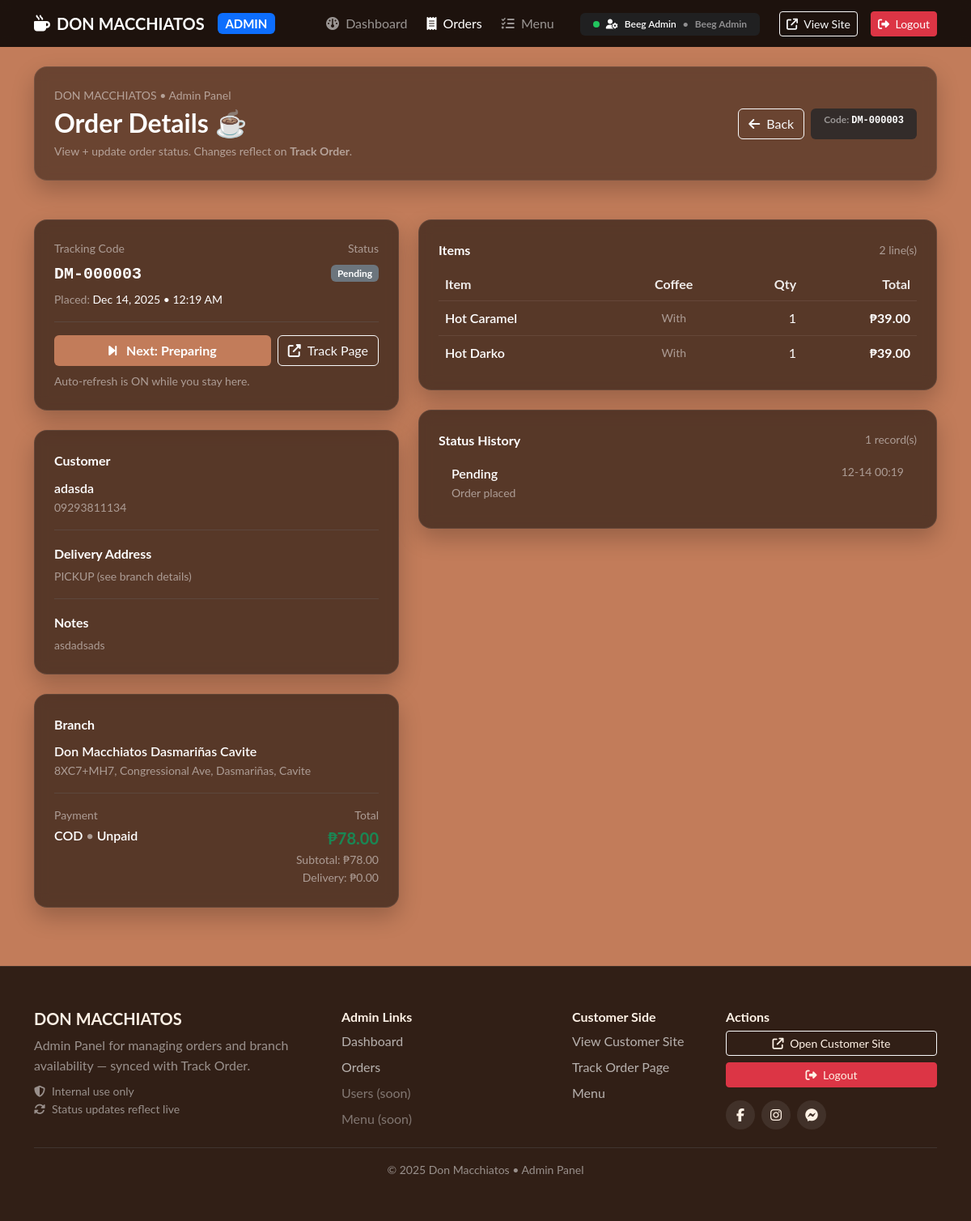
The app's page /admin/order-view.php?order_id=3 (signed in) with its own data.
### tables this page shows
CREATE TABLE `orders` (
  `order_id` bigint UNSIGNED NOT NULL,
  `order_code` varchar(30) NOT NULL,
  `branch_id` int UNSIGNED NOT NULL,
  `customer_name` varchar(120) NOT NULL,
  `customer_phone` varchar(50) NOT NULL,
  `fulfillment_mode` enum('pickup','delivery') NOT NULL DEFAULT 'pickup',
  `delivery_address` varchar(255) NOT NULL,
  `notes` varchar(255) DEFAULT NULL,
  `status` enum('pending','preparing','out_for_delivery','completed','cancelled') NOT NULL DEFAULT 'pending',
  `cancel_reason` varchar(255) DEFAULT NULL,
  `cancelled_by` int UNSIGNED DEFAULT NULL,
  `cancelled_at` datetime DEFAULT NULL,
  `subtotal` decimal(10,2) NOT NULL DEFAULT '0.00',
  `delivery_fee` decimal(10,2) NOT NULL DEFAULT '0.00',
  `total_amount` decimal(10,2) NOT NULL DEFAULT '0.00',
  `created_at` datetime NOT NULL DEFAULT CURRENT_TIMESTAMP,
  `updated_at` datetime NOT NULL DEFAULT CURRENT_TIMESTAMP ON UPDATE CURRENT_TIMESTAMP
);

CREATE TABLE `branches` (
  `branch_id` int UNSIGNED NOT NULL,
  `name` varchar(150) NOT NULL,
  `address` varchar(255) NOT NULL,
  `plus_code` varchar(50) DEFAULT NULL,
  `phone` varchar(50) DEFAULT NULL,
  `facebook_url` varchar(255) DEFAULT NULL,
  `lat` decimal(10,7) DEFAULT NULL,
  `lng` decimal(10,7) DEFAULT NULL,
  `map_embed` mediumtext,
  `hours_json` json DEFAULT NULL,
  `is_active` tinyint(1) NOT NULL DEFAULT '1',
  `created_at` datetime NOT NULL DEFAULT CURRENT_TIMESTAMP,
  `updated_at` datetime NOT NULL DEFAULT CURRENT_TIMESTAMP ON UPDATE CURRENT_TIMESTAMP
);

CREATE TABLE `payments` (
  `payment_id` bigint UNSIGNED NOT NULL,
  `order_id` bigint UNSIGNED NOT NULL,
  `method` enum('cod','paymongo') NOT NULL DEFAULT 'cod',
  `status` enum('unpaid','paid','failed','refunded') NOT NULL DEFAULT 'unpaid',
  `provider_ref` varchar(80) DEFAULT NULL,
  `paid_at` datetime DEFAULT NULL,
  `created_at` datetime NOT NULL DEFAULT CURRENT_TIMESTAMP
);

CREATE TABLE `order_items` (
  `order_item_id` bigint UNSIGNED NOT NULL,
  `order_id` bigint UNSIGNED NOT NULL,
  `product_id` int UNSIGNED NOT NULL,
  `item_name` varchar(150) NOT NULL,
  `unit_price` decimal(10,2) NOT NULL DEFAULT '39.00',
  `qty` int NOT NULL DEFAULT '1',
  `with_coffee` tinyint(1) NOT NULL DEFAULT '1',
  `line_total` decimal(10,2) NOT NULL DEFAULT '0.00'
);

CREATE TABLE `order_status_history` (
  `history_id` bigint UNSIGNED NOT NULL,
  `order_id` bigint UNSIGNED NOT NULL,
  `status` enum('pending','preparing','out_for_delivery','completed','cancelled') NOT NULL,
  `note` varchar(255) DEFAULT NULL,
  `changed_by` int UNSIGNED DEFAULT NULL,
  `changed_at` datetime NOT NULL DEFAULT CURRENT_TIMESTAMP
);

### admin/includes/admin-helpers.php (called while the page is built, shortened)
<?php
if (!function_exists('h')) {
  function h($s) {
    return htmlspecialchars((string)$s, ENT_QUOTES, 'UTF-8');
  }
}
if (!function_exists('money')) {
  function money($n) {
    return number_format((float)$n, 2);
  }
}
if (!function_exists('statusNice')) {
  function statusNice($s) {
    return ucwords(str_replace('_', ' ', (string)$s));
  }
}
if (!function_exists('badge')) {
  function badge($status) {
    return match((string)$status) {
      'completed'        => 'bg-success',
      'out_for_delivery' => 'bg-primary',
      'preparing'        => 'bg-warning text-dark',
      'cancelled'        => 'bg-danger',
      default            => 'bg-secondary',
    };
  }
}
if (!function_exists('nextStatus')) {
  function nextStatus($s) {
    return match((string)$s) {
      'pending'          => 'preparing',
      'preparing'        => 'out_for_delivery',
      'out_for_delivery' => 'completed',
      default            => null,
    };
  }
}
if (!function_exists('fmtDT')) {
  function fmtDT($dt) {
    $ts = strtotime($dt);
    return $ts ? date("M d, Y • g:i A", $ts) : (string)$dt;
  }
}

### admin/partials/order-view-wrapper.php (the view, shortened to what this page needs)
<div class="row g-4">
  <div class="col-lg-5">
    <div class="panel-card rounded-4 p-4 mb-4">
      <div class="d-flex justify-content-between align-items-start gap-2">
        <div>
          <div class="small text-white-50 mb-1">Tracking Code</div>
          <div class="fw-bold font-monospace fs-5"><?= h($order['order_code']) ?></div>
          <div class="small text-white-50 mt-1">
            Placed: <span class="text-white"><?= h(fmtDT($order['created_at'] ?? '')) ?></span>
          </div>
        </div>
        <div class="text-end">
          <div class="small text-white-50 mb-1">Status</div>
          <span class="badge <?= h(badge($status)) ?>"><?= h(statusNice($status)) ?></span>
        </div>
      </div>
      <hr class="border-secondary my-3">
      <div class="d-flex gap-2 flex-wrap">
        <?php if ($ns): ?>
          <button class="btn btn-primary fw-bold flex-grow-1 js-next-status"
                  data-order-id="<?= (int)$order['order_id'] ?>">
            <i class="fa-solid fa-forward-step me-2"></i>
            Next: <?= h(statusNice($ns)) ?>
          </button>
        <?php else: ?>
          <button class="btn btn-outline-light fw-bold flex-grow-1" disabled>
            No next step
          </button>
        <?php endif; ?>
        <a class="btn btn-outline-light" href="../track-order.php?order_code=<?= urlencode((string)$order['order_code']) ?>">
          <i class="fa-solid fa-up-right-from-square me-2"></i>Track Page
        </a>
      </div>
      <div class="small text-white-50 mt-2">
        Auto-refresh is ON while you stay here.
      </div>
    </div>
    <div class="panel-card rounded-4 p-4 mb-4">
      <div class="fw-bold mb-2">Customer</div>
      <div class="fw-semibold"><?= h($order['customer_name']) ?></div>
      <div class="text-white-50 small"><?= h($order['customer_phone']) ?></div>
      <hr class="border-secondary my-3">
      <div class="fw-bold mb-1">Delivery Address</div>
      <div class="text-white-50 small"><?= h($order['delivery_address']) ?></div>
      <?php if (!empty($order['notes'])): ?>
        <hr class="border-secondary my-3">
        <div class="fw-bold mb-1">Notes</div>
        <div class="text-white-50 small"><?= h($order['notes']) ?></div>
      <?php endif; ?>
    </div>
    <div class="panel-card rounded-4 p-4">
      <div class="fw-bold mb-2">Branch</div>
      <div class="fw-semibold"><?= h($order['branch_name'] ?? '—') ?></div>
      <div class="text-white-50 small"><?= h($order['branch_address'] ?? '—') ?></div>
      <hr class="border-secondary my-3">
      <div class="d-flex justify-content-between">
        <div>
          <div class="small text-white-50">Payment</div>
          <div class="fw-semibold">
            <?= h(strtoupper((string)($order['pay_method'] ?? 'cod'))) ?>
            <span class="text-white-50">•</span>
            <?= h(ucfirst((string)($order['pay_status'] ?? 'unpaid'))) ?>
          </div>
        </div>
        <div class="text-end">
          <div class="small text-white-50">Total</div>
          <div class="fw-bold text-success fs-5">₱<?= money($order['total_amount'] ?? 0) ?></div>
          <div class="small text-white-50">Subtotal: ₱<?= money($order['subtotal'] ?? 0) ?></div>
          <div class="small text-white-50">Delivery: ₱<?= money($order['delivery_fee'] ?? 0) ?></div>
        </div>
      </div>
    </div>
  </div>
  <div class="col-lg-7">
    <div class="panel-card rounded-4 p-4 mb-4">
      <div class="d-flex justify-content-between align-items-center mb-2">
        <div class="fw-bold">Items</div>
        <div class="text-white-50 small"><?= (int)count($items) ?> line(s)</div>
      </div>
      <?php if (empty($items)): ?>
        <div class="text-white-50">No item details found.</div>
      <?php else: ?>
        <div class="table-responsive">
          <table class="table table-dark table-borderless align-middle mb-0">
            <thead style="opacity:.9;">
              <tr>
                <th>Item</th>
                <th class="text-center">Coffee</th>
                <th class="text-end">Qty</th>
                <th class="text-end">Total</th>
              </tr>
            </thead>
            <tbody>
              <?php foreach ($items as $it): ?>
                <tr style="border-top:1px solid rgba(255,255,255,.08);">
                  <td class="fw-semibold"><?= h($it['item_name']) ?></td>
                  <td class="text-center small text-white-50">
                    <?= ((int)$it['with_coffee'] === 1) ? "With" : "No" ?>
                  </td>
                  <td class="text-end"><?= (int)$it['qty'] ?></td>
                  <td class="text-end fw-bold">₱<?= money($it['line_total']) ?></td>
                </tr>
              <?php endforeach; ?>
            </tbody>
          </table>
        </div>
      <?php endif; ?>
    </div>
    <div class="panel-card rounded-4 p-4">
      <div class="d-flex justify-content-between align-items-center mb-2">
        <div class="fw-bold">Status History</div>
        <div class="text-white-50 small"><?= (int)count($history) ?> record(s)</div>
      </div>
      <?php if (empty($history)): ?>
        <div class="text-white-50">No history yet.</div>
      <?php else: ?>
        <ul class="list-group list-group-flush">
          <?php foreach ($history as $hr): ?>
            <li class="list-group-item bg-transparent text-white d-flex justify-content-between gap-3">
              <div>
                <div class="fw-semibold">
                  <?= h(statusNice($hr['status'])) ?>
                </div>
                <?php if (!empty($hr['note'])): ?>
                  <div class="text-white-50 small"><?= h($hr['note']) ?></div>
                <?php endif; ?>
              </div>
              <div class="text-white-50 small text-end" style="white-space:nowrap;">
                <?= h(date("m-d H:i", strtotime($hr['changed_at']))) ?>
              </div>
            </li>
          <?php endforeach; ?>
        </ul>
      <?php endif; ?>
    </div>
  </div>
</div>

### admin/order-view.php (shortened to what this page needs)
<?php
require_once __DIR__ . "/../config.php";
require_once __DIR__ . "/includes/admin-helpers.php";
$orderId = (int)($_GET['order_id'] ?? 0);
  ?>
  <?php
$order = null;
$sql = "
  SELECT
    o.*,
    b.name AS branch_name, b.address AS branch_address, b.phone AS branch_phone, b.facebook_url AS branch_facebook,
    p.method AS pay_method, p.status AS pay_status, p.provider_ref AS pay_ref, p.paid_at AS pay_paid_at
  FROM orders o
  LEFT JOIN branches b ON b.branch_id = o.branch_id
  LEFT JOIN payments p ON p.order_id = o.order_id
  WHERE o.order_id = ?
  LIMIT 1
";
$stmt = $mysqli->prepare($sql);
if ($stmt) {
  $stmt->bind_param("i", $orderId);
  $stmt->execute();
  $res = $stmt->get_result();
  $order = $res ? $res->fetch_assoc() : null;
}
  ?>
    <?php
$items = [];
$stmt = $mysqli->prepare("
  SELECT item_name, unit_price, qty, with_coffee, line_total
  FROM order_items
  WHERE order_id = ?
  ORDER BY order_item_id ASC
");
if ($stmt) {
  $stmt->bind_param("i", $orderId);
  $stmt->execute();
  $res = $stmt->get_result();
  while ($res && ($r = $res->fetch_assoc())) $items[] = $r;
}
$history = [];
$stmt = $mysqli->prepare("
  SELECT h.status, h.note, h.changed_at, a.full_name AS changed_by_name
  FROM order_status_history h
  LEFT JOIN admin_users a ON a.admin_id = h.changed_by
  WHERE h.order_id = ?
  ORDER BY h.changed_at ASC
");
if ($stmt) {
  $stmt->bind_param("i", $orderId);
  $stmt->execute();
  $res = $stmt->get_result();
  while ($res && ($r = $res->fetch_assoc())) $history[] = $r;
}
$status = (string)($order['status'] ?? '');
$ns     = function_exists('nextStatus') ? nextStatus($status) : null;
include __DIR__ . "/includes/admin-head.php";
include __DIR__ . "/includes/admin-navbar.php";
?>
<section class="py-4">
  <div class="container">
    <div class="panel-card rounded-4 p-4 text-white" style="background:rgba(0,0,0,.45);">
      <div class="d-flex flex-wrap align-items-center justify-content-between gap-3">
        <div>
          <div class="text-white-50 small mb-1">DON MACCHIATOS • Admin Panel</div>
          <h2 class="fw-bold mb-1">Order Details ☕</h2>
          <div class="text-white-50 small">
            View + update order status. Changes reflect on <strong>Track Order</strong>.
          </div>
        </div>
        <div class="d-flex gap-2 flex-wrap">
          <a class="btn btn-outline-light" href="orders.php">
            <i class="fa-solid fa-arrow-left me-2"></i>Back
          </a>
          <span class="badge bg-dark bg-opacity-75 px-3 py-2">
            <span class="text-white-50">Code:</span>
            <span class="fw-semibold font-monospace"><?= h($order['order_code']) ?></span>
          </span>
        </div>
      </div>
    </div>
  </div>
</section>
<div class="container py-4">
  <div id="js-order-view-wrapper">
    <?php include __DIR__ . "/partials/order-view-wrapper.php"; ?>
  </div>
</div>
<?php include __DIR__ . "/includes/admin-footer.php"; ?>

### assets/css/style.css (style rules this page uses)
body { font-family: 'Lato', sans-serif; background-color: #c27c5a; color: #3a2e2a; line-height: 1.6; }
a { text-decoration: none; }
h1, h2, h3, h4, h5, h6 { font-weight: 700; }
.btn-primary { background-color: #c27c5a; border: none; }
.panel-card { background: rgba(0,0,0,0.35); border: 1px solid rgba(255,255,255,0.12); box-shadow: 0 12px 28px rgba(0,0,0,0.22); }
.panel-card { background: rgba(0,0,0,.55); border: 1px solid rgba(255,255,255,.08); backdrop-filter: blur(8px); }
.table.table-dark td, .table.table-dark th { background: transparent !important; }

### records on screen
orders: order_code "DM-000003", created_at "Dec 14, 2025 • 12:19 AM", status "Pending", status "Preparing", customer_name "adasda", customer_phone "09293811134", delivery_address "PICKUP (see branch details)", notes "asdadsads", branch.name "Don Macchiatos Dasmariñas Cavite", branch.address "8XC7+MH7, Congressional Ave, Dasmariñas, Cavite", payments.method "COD", payments.status "Unpaid", total_amount "78.00", subtotal "78.00", delivery_fee "0.00"
order_items: item_name "Hot Caramel", with_coffee "With", qty "1", line_total "39.00"
order_items: item_name "Hot Darko", with_coffee "With", qty "1", line_total "39.00"
order_status_history: status "Pending", note "Order placed", changed_at "12-14 00:19"

### other values on screen
$adminName "Beeg Admin"
adminRoleLabel($adminRole) "Beeg Admin"
count($items) "2"
count($history) "1"
